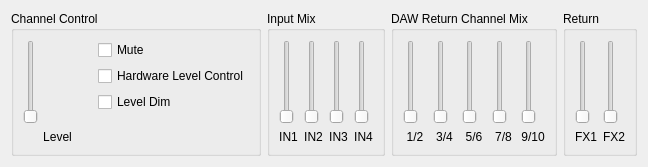
       <widget class="QWidget" name="tab" >
        <attribute name="title" >
         <string>Out1/2</string>
        </attribute>
        <layout class="QGridLayout" >
         <item row="0" column="0" >
          <layout class="QHBoxLayout" >
           <item>
            <widget class="QGroupBox" name="groupOut12_1" >
             <property name="sizePolicy" >
              <sizepolicy vsizetype="Preferred" hsizetype="Preferred" >
               <horstretch>0</horstretch>
               <verstretch>0</verstretch>
              </sizepolicy>
             </property>
             <property name="minimumSize" >
              <size>
               <width>250</width>
               <height>0</height>
              </size>
             </property>
             <property name="title" >
              <string>Channel Control</string>
             </property>
             <layout class="QGridLayout" >
              <item rowspan="2" row="0" column="0" >
               <layout class="QVBoxLayout" >
                <item>
                 <widget class="QSlider" name="sldOut12Level" >
                  <property name="minimum" >
                   <number>0</number>
                  </property>
                  <property name="maximum" >
                   <number>127</number>
                  </property>
                  <property name="singleStep" >
                   <number>1</number>
                  </property>
                  <property name="pageStep" >
                   <number>16</number>
                  </property>
                  <property name="orientation" >
                   <enum>Qt::Vertical</enum>
                  </property>
                  <property name="tickInterval" >
                   <number>32</number>
                  </property>
                 </widget>
                </item>
                <item>
                 <widget class="QLabel" name="txtOut12Lvl" >
                  <property name="text" >
                   <string>Level</string>
                  </property>
                  <property name="alignment" >
                   <set>Qt::AlignCenter</set>
                  </property>
                  <property name="wordWrap" >
                   <bool>false</bool>
                  </property>
                 </widget>
                </item>
               </layout>
              </item>
              <item row="0" column="1" >
               <layout class="QVBoxLayout" >
                <item>
                 <widget class="QCheckBox" name="chkOut12Mute" >
                  <property name="text" >
                   <string>Mute</string>
                  </property>
                 </widget>
                </item>
                <item>
                 <widget class="QCheckBox" name="chkOut12HwCtrl" >
                  <property name="text" >
                   <string>Hardware Level Control</string>
                  </property>
                 </widget>
                </item>
                <item>
                 <widget class="QCheckBox" name="chkOut12Dim" >
                  <property name="text" >
                   <string>Level Dim</string>
                  </property>
                 </widget>
                </item>
               </layout>
              </item>
              <item row="1" column="1" >
               <spacer>
                <property name="orientation" >
                 <enum>Qt::Vertical</enum>
                </property>
                <property name="sizeType" >
                 <enum>QSizePolicy::Expanding</enum>
                </property>
                <property name="sizeHint" >
                 <size>
                  <width>20</width>
                  <height>31</height>
                 </size>
                </property>
               </spacer>
              </item>
             </layout>
            </widget>
           </item>
           <item>
            <widget class="QGroupBox" name="groupOut12_2" >
             <property name="title" >
              <string>Input Mix</string>
             </property>
             <layout class="QHBoxLayout" >
              <item>
               <layout class="QVBoxLayout" >
                <item>
                 <widget class="QSlider" name="sldIN1Out12" >
                  <property name="minimum" >
                   <number>0</number>
                  </property>
                  <property name="maximum" >
                   <number>32767</number>
                  </property>
                  <property name="singleStep" >
                   <number>10000</number>
                  </property>
                  <property name="pageStep" >
                   <number>1000</number>
                  </property>
                  <property name="orientation" >
                   <enum>Qt::Vertical</enum>
                  </property>
                  <property name="tickInterval" >
                   <number>10000</number>
                  </property>
                 </widget>
                </item>
                <item>
                 <widget class="QLabel" name="txtOut12In12" >
                  <property name="text" >
                   <string>IN1</string>
                  </property>
                  <property name="alignment" >
                   <set>Qt::AlignCenter</set>
                  </property>
                  <property name="wordWrap" >
                   <bool>false</bool>
                  </property>
                 </widget>
                </item>
               </layout>
              </item>
              <item>
               <layout class="QVBoxLayout" >
                <item>
                 <widget class="QSlider" name="sldIN2Out12" >
                  <property name="minimum" >
                   <number>0</number>
                  </property>
                  <property name="maximum" >
                   <number>32767</number>
                  </property>
                  <property name="singleStep" >
                   <number>10000</number>
                  </property>
                  <property name="pageStep" >
                   <number>1000</number>
                  </property>
                  <property name="orientation" >
                   <enum>Qt::Vertical</enum>
                  </property>
                  <property name="tickInterval" >
                   <number>10000</number>
                  </property>
                 </widget>
                </item>
                <item>
                 <widget class="QLabel" name="txtOut12In34" >
                  <property name="text" >
                   <string>IN2</string>
                  </property>
                  <property name="alignment" >
                   <set>Qt::AlignCenter</set>
                  </property>
                  <property name="wordWrap" >
                   <bool>false</bool>
                  </property>
                 </widget>
                </item>
               </layout>
              </item>
              <item>
               <layout class="QVBoxLayout" >
                <item>
                 <widget class="QSlider" name="sldIN3Out12" >
                  <property name="minimum" >
                   <number>0</number>
                  </property>
                  <property name="maximum" >
                   <number>32767</number>
                  </property>
                  <property name="singleStep" >
                   <number>10000</number>
                  </property>
                  <property name="pageStep" >
                   <number>1000</number>
                  </property>
                  <property name="orientation" >
                   <enum>Qt::Vertical</enum>
                  </property>
                  <property name="tickInterval" >
                   <number>10000</number>
                  </property>
                 </widget>
                </item>
                <item>
                 <widget class="QLabel" name="txtOut12In34_2" >
                  <property name="text" >
                   <string>IN3</string>
                  </property>
                  <property name="alignment" >
                   <set>Qt::AlignCenter</set>
                  </property>
                  <property name="wordWrap" >
                   <bool>false</bool>
                  </property>
                 </widget>
                </item>
               </layout>
              </item>
              <item>
               <layout class="QVBoxLayout" >
                <item>
                 <widget class="QSlider" name="sldIN4Out12" >
                  <property name="minimum" >
                   <number>0</number>
                  </property>
                  <property name="maximum" >
                   <number>32767</number>
                  </property>
                  <property name="singleStep" >
                   <number>10000</number>
                  </property>
                  <property name="pageStep" >
                   <number>1000</number>
                  </property>
                  <property name="orientation" >
                   <enum>Qt::Vertical</enum>
                  </property>
                  <property name="tickInterval" >
                   <number>10000</number>
                  </property>
                 </widget>
                </item>
                <item>
                 <widget class="QLabel" name="txtOut12In34_3" >
                  <property name="text" >
                   <string>IN4</string>
                  </property>
                  <property name="alignment" >
                   <set>Qt::AlignCenter</set>
                  </property>
                  <property name="wordWrap" >
                   <bool>false</bool>
                  </property>
                 </widget>
                </item>
               </layout>
              </item>
             </layout>
            </widget>
           </item>
           <item>
            <widget class="QGroupBox" name="groupOut12_3" >
             <property name="title" >
              <string>DAW Return Channel Mix</string>
             </property>
             <layout class="QHBoxLayout" >
              <item>
               <layout class="QVBoxLayout" >
                <item>
                 <widget class="QSlider" name="sldPC12Out12" >
                  <property name="minimum" >
                   <number>0</number>
                  </property>
                  <property name="maximum" >
                   <number>32767</number>
                  </property>
                  <property name="singleStep" >
                   <number>10000</number>
                  </property>
                  <property name="pageStep" >
                   <number>1000</number>
                  </property>
                  <property name="orientation" >
                   <enum>Qt::Vertical</enum>
                  </property>
                  <property name="tickInterval" >
                   <number>10000</number>
                  </property>
                 </widget>
                </item>
                <item>
                 <widget class="QLabel" name="txtOut12PC12" >
                  <property name="text" >
                   <string>1/2</string>
                  </property>
                  <property name="alignment" >
                   <set>Qt::AlignCenter</set>
                  </property>
                  <property name="wordWrap" >
                   <bool>false</bool>
                  </property>
                 </widget>
                </item>
               </layout>
              </item>
              <item>
               <layout class="QVBoxLayout" >
                <item>
                 <widget class="QSlider" name="sldPC34Out12" >
                  <property name="minimum" >
                   <number>0</number>
                  </property>
                  <property name="maximum" >
                   <number>32767</number>
                  </property>
                  <property name="singleStep" >
                   <number>10000</number>
                  </property>
                  <property name="pageStep" >
                   <number>1000</number>
                  </property>
                  <property name="orientation" >
                   <enum>Qt::Vertical</enum>
                  </property>
                  <property name="tickInterval" >
                   <number>10000</number>
                  </property>
                 </widget>
                </item>
                <item>
                 <widget class="QLabel" name="txtOut12PC34" >
                  <property name="text" >
                   <string>3/4</string>
                  </property>
                  <property name="alignment" >
                   <set>Qt::AlignCenter</set>
                  </property>
                  <property name="wordWrap" >
                   <bool>false</bool>
                  </property>
                 </widget>
                </item>
               </layout>
              </item>
              <item>
               <layout class="QVBoxLayout" >
                <item>
                 <widget class="QSlider" name="sldPC56Out12" >
                  <property name="minimum" >
                   <number>0</number>
                  </property>
                  <property name="maximum" >
                   <number>32767</number>
                  </property>
                  <property name="singleStep" >
                   <number>10000</number>
                  </property>
                  <property name="pageStep" >
                   <number>1000</number>
                  </property>
                  <property name="orientation" >
                   <enum>Qt::Vertical</enum>
                  </property>
                  <property name="tickInterval" >
                   <number>10000</number>
                  </property>
                 </widget>
                </item>
                <item>
                 <widget class="QLabel" name="txtOut12PC56" >
                  <property name="text" >
                   <string>5/6</string>
                  </property>
                  <property name="alignment" >
                   <set>Qt::AlignCenter</set>
                  </property>
                  <property name="wordWrap" >
                   <bool>false</bool>
                  </property>
                 </widget>
                </item>
               </layout>
              </item>
              <item>
               <layout class="QVBoxLayout" >
                <item>
                 <widget class="QSlider" name="sldPC78Out12" >
                  <property name="minimum" >
                   <number>0</number>
                  </property>
                  <property name="maximum" >
                   <number>32767</number>
                  </property>
                  <property name="singleStep" >
                   <number>10000</number>
                  </property>
                  <property name="pageStep" >
                   <number>1000</number>
                  </property>
                  <property name="orientation" >
                   <enum>Qt::Vertical</enum>
                  </property>
                  <property name="tickInterval" >
                   <number>10000</number>
                  </property>
                 </widget>
                </item>
                <item>
                 <widget class="QLabel" name="txtOut12PC78" >
                  <property name="text" >
                   <string>7/8</string>
                  </property>
                  <property name="alignment" >
                   <set>Qt::AlignCenter</set>
                  </property>
                  <property name="wordWrap" >
                   <bool>false</bool>
                  </property>
                 </widget>
                </item>
               </layout>
              </item>
              <item>
               <layout class="QVBoxLayout" >
                <item>
                 <widget class="QSlider" name="sldPC910Out12" >
                  <property name="minimum" >
                   <number>0</number>
                  </property>
                  <property name="maximum" >
                   <number>32767</number>
                  </property>
                  <property name="singleStep" >
                   <number>10000</number>
                  </property>
                  <property name="pageStep" >
                   <number>1000</number>
                  </property>
                  <property name="orientation" >
                   <enum>Qt::Vertical</enum>
                  </property>
                  <property name="tickInterval" >
                   <number>10000</number>
                  </property>
                 </widget>
                </item>
                <item>
                 <widget class="QLabel" name="txtOut12PC910" >
                  <property name="text" >
                   <string>9/10</string>
                  </property>
                  <property name="alignment" >
                   <set>Qt::AlignCenter</set>
                  </property>
                  <property name="wordWrap" >
                   <bool>false</bool>
                  </property>
                 </widget>
                </item>
               </layout>
              </item>
             </layout>
            </widget>
           </item>
           <item>
            <widget class="QGroupBox" name="groupOut12_4" >
             <property name="title" >
              <string>Return</string>
             </property>
             <layout class="QHBoxLayout" >
              <item>
               <layout class="QVBoxLayout" >
                <item>
                 <widget class="QSlider" name="sldFX1Out12" >
                  <property name="minimum" >
                   <number>0</number>
                  </property>
                  <property name="maximum" >
                   <number>32767</number>
                  </property>
                  <property name="singleStep" >
                   <number>10000</number>
                  </property>
                  <property name="pageStep" >
                   <number>1000</number>
                  </property>
                  <property name="orientation" >
                   <enum>Qt::Vertical</enum>
                  </property>
                  <property name="tickInterval" >
                   <number>10000</number>
                  </property>
                 </widget>
                </item>
                <item>
                 <widget class="QLabel" name="txtOut12In12_2" >
                  <property name="text" >
                   <string>FX1</string>
                  </property>
                  <property name="alignment" >
                   <set>Qt::AlignCenter</set>
                  </property>
                  <property name="wordWrap" >
                   <bool>false</bool>
                  </property>
                 </widget>
                </item>
               </layout>
              </item>
              <item>
               <layout class="QVBoxLayout" >
                <item>
                 <widget class="QSlider" name="sldFX2Out12" >
                  <property name="minimum" >
                   <number>0</number>
                  </property>
                  <property name="maximum" >
                   <number>32767</number>
                  </property>
                  <property name="singleStep" >
                   <number>10000</number>
                  </property>
                  <property name="pageStep" >
                   <number>1000</number>
                  </property>
                  <property name="orientation" >
                   <enum>Qt::Vertical</enum>
                  </property>
                  <property name="tickInterval" >
                   <number>10000</number>
                  </property>
                 </widget>
                </item>
                <item>
                 <widget class="QLabel" name="txtOut12In12_2_6" >
                  <property name="text" >
                   <string>FX2</string>
                  </property>
                  <property name="alignment" >
                   <set>Qt::AlignCenter</set>
                  </property>
                  <property name="wordWrap" >
                   <bool>false</bool>
                  </property>
                 </widget>
                </item>
               </layout>
              </item>
             </layout>
            </widget>
           </item>
          </layout>
         </item>
        </layout>
       </widget>
